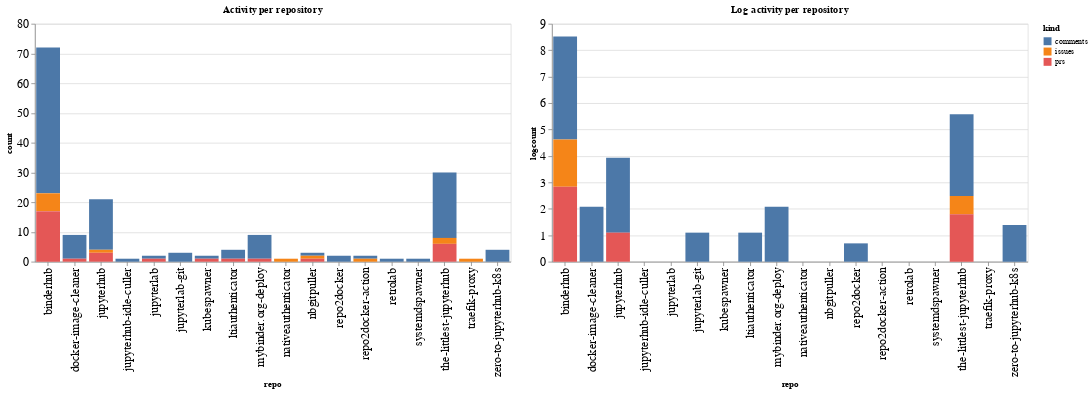

The cell this chart's notebook holds for it:
### Code cell
ch1 = alt.Chart(repo_summaries, width=600, title="Activity per repository").mark_bar().encode(
    x='repo',
    y='count',
    color='kind',
    tooltip="kind"
)

ch2 = alt.Chart(repo_summaries, width=600, title="Log activity per repository").mark_bar().encode(
    x='repo',
    y='logcount',
    color='kind',
    tooltip="kind"
)

ch1 | ch2

### Figure 1 — Vega-Lite specification as saved in the notebook (floating-point values rounded to 4 significant figures)
{"config": {"axisLeft": {"labelFontSize": 15}, "axisBottom": {"labelFontSize": 15}}, "hconcat": [{"mark": "bar", "encoding": {"color": {"type": "nominal", "field": "kind"}, "tooltip": {"type": "nominal", "field": "kind"}, "x": {"type": "nominal", "field": "repo"}, "y": {"type": "quantitative", "field": "count"}}, "title": "Activity per repository", "width": 600}, {"mark": "bar", "encoding": {"color": {"type": "nominal", "field": "kind"}, "tooltip": {"type": "nominal", "field": "kind"}, "x": {"type": "nominal", "field": "repo"}, "y": {"type": "quantitative", "field": "logcount"}}, "title": "Log activity per repository", "width": 600}], "data": {"name": "data-c5b2acd333daf7cae863e1134213ab97"}, "$schema": "https://vega.github.io/schema/vega-lite/v4.8.1.json", "datasets": {"data-c5b2acd333daf7cae863e1134213ab97": [{"repo": "binderhub", "kind": "comments", "count": 49, "logcount": 3.892}, {"repo": "binderhub", "kind": "issues", "count": 6, "logcount": 1.792}, {"repo": "binderhub", "kind": "prs", "count": 17, "logcount": 2.833}, {"repo": "docker-image-cleaner", "kind": "comments", "count": 8, "logcount": 2.079}, {"repo": "docker-image-cleaner", "kind": "prs", "count": 1, "logcount": 0.0}, {"repo": "jupyterhub", "kind": "comments", "count": 17, "logcount": 2.833}, {"repo": "jupyterhub", "kind": "issues", "count": 1, "logcount": 0.0}, {"repo": "jupyterhub", "kind": "prs", "count": 3, "logcount": 1.099}, {"repo": "jupyterhub-idle-culler", "kind": "comments", "count": 1, "logcount": 0.0}, {"repo": "jupyterlab", "kind": "comments", "count": 1, "logcount": 0.0}, {"repo": "jupyterlab", "kind": "prs", "count": 1, "logcount": 0.0}, {"repo": "jupyterlab-git", "kind": "comments", "count": 3, "logcount": 1.099}, {"repo": "kubespawner", "kind": "comments", "count": 1, "logcount": 0.0}, {"repo": "kubespawner", "kind": "prs", "count": 1, "logcount": 0.0}, {"repo": "ltiauthenticator", "kind": "comments", "count": 3, "logcount": 1.099}, {"repo": "ltiauthenticator", "kind": "prs", "count": 1, "logcount": 0.0}, {"repo": "mybinder.org-deploy", "kind": "comments", "count": 8, "logcount": 2.079}, {"repo": "mybinder.org-deploy", "kind": "prs", "count": 1, "logcount": 0.0}, {"repo": "nativeauthenticator", "kind": "issues", "count": 1, "logcount": 0.0}, {"repo": "nbgitpuller", "kind": "comments", "count": 1, "logcount": 0.0}, {"repo": "nbgitpuller", "kind": "issues", "count": 1, "logcount": 0.0}, {"repo": "nbgitpuller", "kind": "prs", "count": 1, "logcount": 0.0}, {"repo": "repo2docker", "kind": "comments", "count": 2, "logcount": 0.6931}, {"repo": "repo2docker-action", "kind": "comments", "count": 1, "logcount": 0.0}, {"repo": "repo2docker-action", "kind": "issues", "count": 1, "logcount": 0.0}, {"repo": "retrolab", "kind": "comments", "count": 1, "logcount": 0.0}, {"repo": "systemdspawner", "kind": "comments", "count": 1, "logcount": 0.0}, {"repo": "the-littlest-jupyterhub", "kind": "comments", "count": 22, "logcount": 3.091}, {"repo": "the-littlest-jupyterhub", "kind": "issues", "count": 2, "logcount": 0.6931}, {"repo": "the-littlest-jupyterhub", "kind": "prs", "count": 6, "logcount": 1.792}, {"repo": "traefik-proxy", "kind": "issues", "count": 1, "logcount": 0.0}, {"repo": "zero-to-jupyterhub-k8s", "kind": "comments", "count": 4, "logcount": 1.386}]}}
